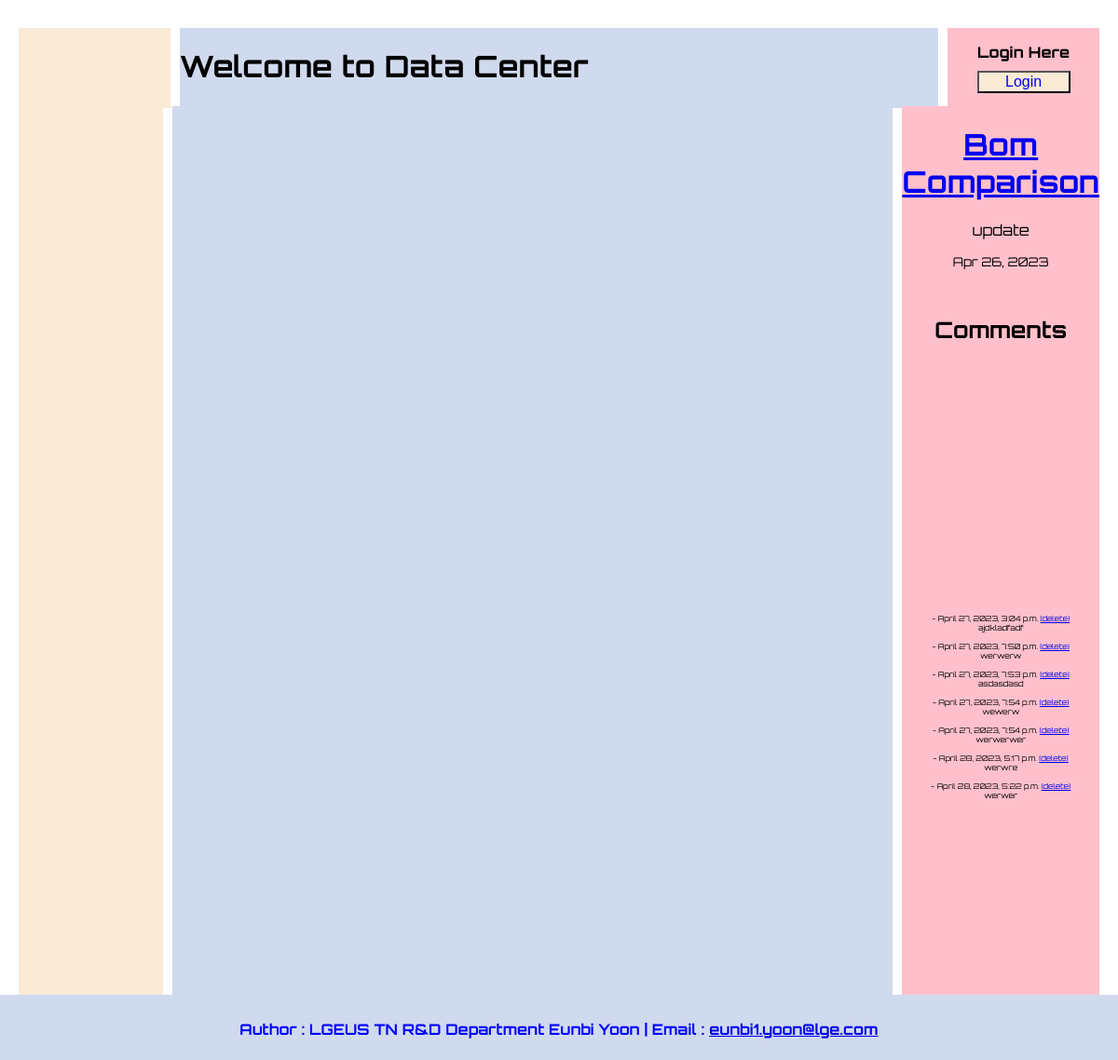
Screenshot of /bom-comparison/2/ with the database file from the repository.
### sections/models.py (models this page shows, shortened)
class Post(models.Model):
    category=models.ForeignKey(Category, related_name='post_model', on_delete=models.CASCADE)
    title=models.CharField(max_length=255)
    slug=models.SlugField()
    intro=models.TextField()
    body=models.TextField()
    date_added=models.DateTimeField(auto_now_add=True)

class Comment(models.Model):
    post=models.ForeignKey(Post, related_name='comment_model', on_delete=models.CASCADE)
    name=models.CharField(max_length=255)
    body=models.TextField()
    date_added=models.DateTimeField(auto_now_add=True)

### sections/views.py (the view)
# urls.py: path('<slug:slug>/<int:pk>/', detailView, name='detail_url'),
def detailView(request, slug, pk):
    post=Post.objects.get(slug=slug, pk=pk)
    if request.method=='POST':
        form=CommentForm(request.POST)
        if form.is_valid():
            obj=form.save(commit=False)
            obj.post=post
            obj.save()
            return redirect('detail_url',slug=post.slug, pk=post.pk)
    else:
        form=CommentForm()
    context={
        'post_detail':post,
        'form_detail':form,
        'id':pk
    }
    return render(request,'detail.html', context)

### templates/detail.html (shortened to what this page needs)
{% extends 'base.html' %}
{% block navigator %}
    <div class="detail-category">
        <div class="detail-title">
            <a href="{% url 'category_url' post_detail.category.slug %}"><h1>{{ post_detail.title }}</h1></a>
            {{ post_detail.intro }}
            <small><br/><time>{{ post_detail.date_added|date:"M d, Y" }}</time></small>
        </div>
        <div class="detail-comment">
            <h2>Comments</h2>
            <article style="font-size:0.5rem">
                {% for comment in post_detail.comment_model.all %}
                    {{comment.name}}- {{comment.date_added}}
                    <a href="{& url 'delete_post' post_detail.slug %}">(delete)</a>
                    <br/>{{comment.body}}
                    <br/>
                    <br/>
                {% endfor %}
            </article>
        </div>
    </div>
{% endblock %}

### statics/css/style2.css (style rules this page uses)
body { margin:auto; font-family: 'Orbitron'; }
.detail-category { display: grid; grid-template-rows: 1fr 4fr; text-align: center; }
.detail-category .detail-title { display: grid; grid-row: 1; margin-bottom: 30px; }
.detail-category .detail-comment { display: grid; grid-row: 2; }

### rows the page displays
Post: title "Bom Comparison", intro "update", date_added "Apr 26, 2023"
Comment: date_added "April 27, 2023, 3:04 p.m.", body "ajdkladfadf"
Comment: date_added "April 27, 2023, 7:50 p.m.", body "werwerw"
Comment: date_added "April 27, 2023, 7:53 p.m.", body "asdasdasd"
Comment: date_added "April 27, 2023, 7:54 p.m.", body "wewerw"
Comment: date_added "April 27, 2023, 7:54 p.m.", body "werwerwer"
Comment: date_added "April 28, 2023, 5:17 p.m.", body "werwre"
Comment: date_added "April 28, 2023, 5:22 p.m.", body "werwer"
